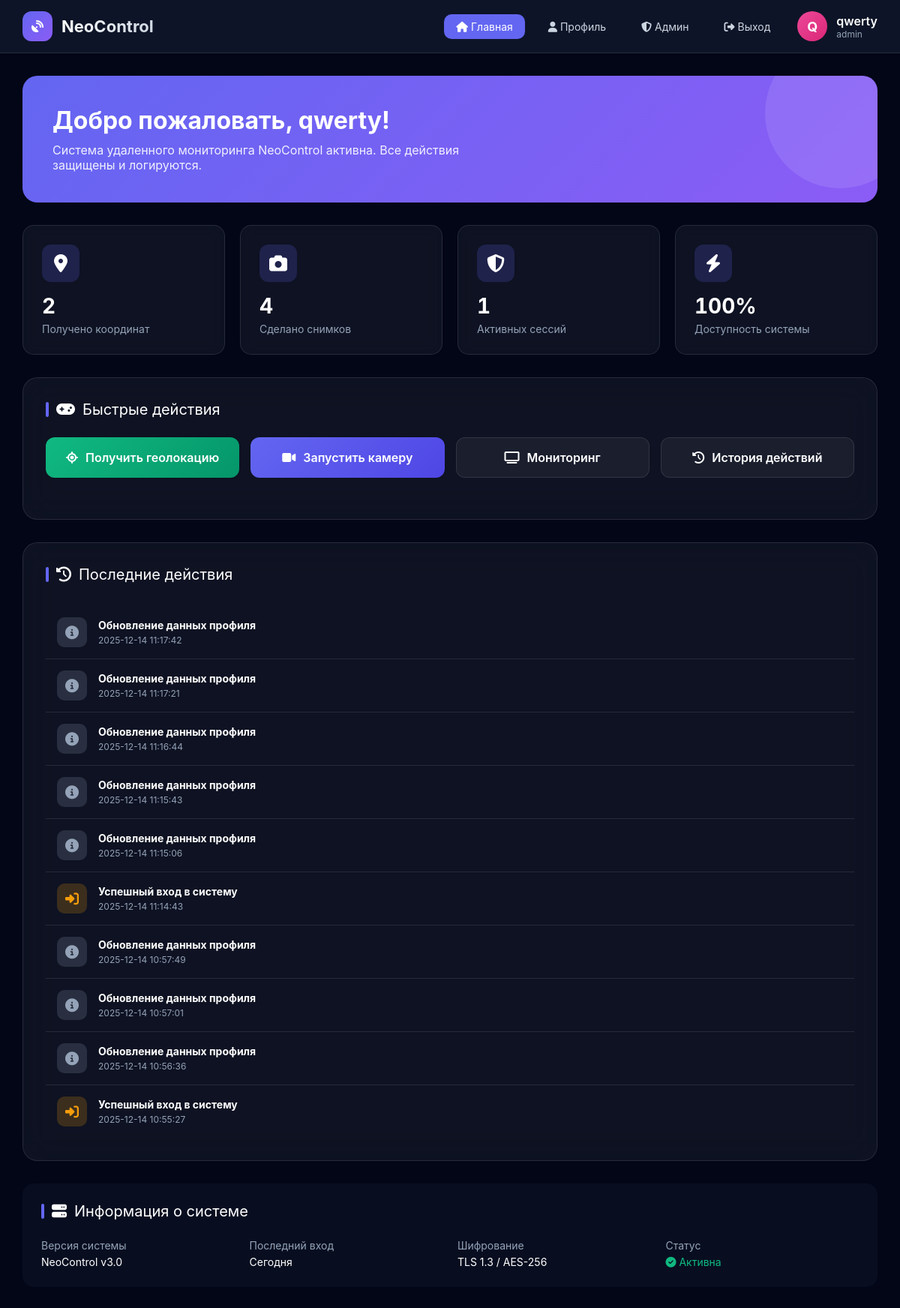
The app's page /dashboard (signed in) with its own data.
### tables this page shows
CREATE TABLE activity_logs (
            id INTEGER PRIMARY KEY AUTOINCREMENT,
            user_id INTEGER,
            username TEXT,
            action_type TEXT,
            details TEXT,
            ip_address TEXT,
            user_agent TEXT,
            timestamp TIMESTAMP DEFAULT CURRENT_TIMESTAMP,
            FOREIGN KEY (user_id) REFERENCES users (id)
        );

### server_https.py (the view)
@app.route('/dashboard')
@login_required
def dashboard():
    db = get_db()
    stats = db.execute('''
        SELECT
            SUM(CASE WHEN action_type = 'geolocation' THEN 1 ELSE 0 END) as locations,
            SUM(CASE WHEN action_type = 'image_capture' THEN 1 ELSE 0 END) as images
        FROM activity_logs
        WHERE user_id = ?
    ''', (session['user_id'],)).fetchone()
    recent_activity = db.execute('''
        SELECT action_type, details, timestamp
        FROM activity_logs
        WHERE user_id = ?
        ORDER BY timestamp DESC
        LIMIT 10
    ''', (session['user_id'],)).fetchall()
    return render_template('dashboard.html',
                         username=session['username'],
                         role=session['role'],
                         stats=dict(stats) if stats else {'locations': 0, 'images': 0},
                         recent_activity=recent_activity)

### server_https.py (called while the page is built)
def get_db():
    if 'db' not in g:
        g.db = sqlite3.connect(DB_FILE)
        g.db.row_factory = sqlite3.Row
    return g.db

def login_required(f):
    @wraps(f)
    def decorated(*args, **kwargs):
        if 'user_id' not in session:
            log_activity(None, 'access_denied', 'Попытка доступа без авторизации')
            return redirect(url_for('login'))
        return f(*args, **kwargs)
    return decorated

### templates/dashboard.html (shortened to what this page needs)
<!DOCTYPE html>
<html lang="ru">
<head>
    <link rel="stylesheet" href="https://cdnjs.cloudflare.com/ajax/libs/font-awesome/6.4.0/css/all.min.css">
</head>
<body>
    <nav class="navbar">
        <div class="logo">
            <div style="width: 40px; height: 40px; background: linear-gradient(135deg, var(--primary), #8b5cf6); border-radius: 12px; display: flex; align-items: center; justify-content: center;">
                <i class="fas fa-satellite-dish"></i>
            </div>
            <h2>NeoControl</h2>
        </div>
        <div class="user-menu">
            <div class="nav-links">
                <a href="/dashboard" class="active"><i class="fas fa-home"></i> Главная</a>
                <a href="/profile"><i class="fas fa-user"></i> Профиль</a>
                {% if role == 'admin' %}
                <a href="/admin/dashboard"><i class="fas fa-shield-alt"></i> Админ</a>
                {% endif %}
                <a href="/logout"><i class="fas fa-sign-out-alt"></i> Выход</a>
            </div>
            <div class="user-info">
                <div class="user-avatar" id="userAvatar">
                </div>
                <div>
                    <div style="font-weight: 600;">{{ username }}</div>
                    <div style="font-size: 12px; color: #94a3b8;">{{ role }}</div>
                </div>
            </div>
        </div>
    </nav>
    <div class="container">
        <div class="welcome-banner">
            <h1>Добро пожаловать, {{ username }}!</h1>
            <p>Система удаленного мониторинга NeoControl активна. Все действия защищены и логируются.</p>
        </div>
        <div class="stats-grid">
            <div class="stat-card">
                <div class="stat-icon">
                    <i class="fas fa-map-marker-alt"></i>
                </div>
                <div class="stat-value">{{ stats.locations or 0 }}</div>
                <div class="stat-label">Получено координат</div>
            </div>
            <div class="stat-card">
                <div class="stat-icon">
                    <i class="fas fa-camera"></i>
                </div>
                <div class="stat-value">{{ stats.images or 0 }}</div>
                <div class="stat-label">Сделано снимков</div>
            </div>
            <div class="stat-card">
                <div class="stat-icon">
                    <i class="fas fa-shield-alt"></i>
                </div>
                <div class="stat-value" id="sessionCount">1</div>
                <div class="stat-label">Активных сессий</div>
            </div>
            <div class="stat-card">
                <div class="stat-icon">
                    <i class="fas fa-bolt"></i>
                </div>
                <div class="stat-value">100%</div>
                <div class="stat-label">Доступность системы</div>
            </div>
        </div>
        <div class="control-panel">
            <div class="section-title">
                <i class="fas fa-gamepad"></i>
                Быстрые действия
            </div>
            <div class="btn-grid">
                <button class="btn btn-success" onclick="getLocation()">
                    <i class="fas fa-location-crosshairs"></i>
                    Получить геолокацию
                </button>
                <button class="btn" onclick="startCamera()">
                    <i class="fas fa-video"></i>
                    Запустить камеру
                </button>
                <a href="/monitor" class="btn btn-secondary">
                    <i class="fas fa-tv"></i>
                    Мониторинг
                </a>
                <a href="/logs" class="btn btn-secondary">
                    <i class="fas fa-history"></i>
                    История действий
                </a>
            </div>
        </div>
        <div class="control-panel">
            <div class="section-title">
                <i class="fas fa-history"></i>
                Последние действия
            </div>
            <div class="activity-list">
                {% if recent_activity %}
                    {% for activity in recent_activity %}
                    <div class="activity-item">
                        <div class="activity-icon
                            {% if activity.action_type == 'login' %}icon-login
                            {% elif activity.action_type == 'geolocation' %}icon-geolocation
                            {% elif activity.action_type == 'image_capture' %}icon-camera
                            {% else %}icon-system{% endif %}">
                            <i class="fas
                                {% if activity.action_type == 'login' %}fa-sign-in-alt
                                {% elif activity.action_type == 'geolocation' %}fa-map-marker-alt
                                {% elif activity.action_type == 'image_capture' %}fa-camera
                                {% else %}fa-info-circle{% endif %}">
                            </i>
                        </div>
                        <div class="activity-content">
                            <strong>{{ activity.details }}</strong>
                            <div class="activity-time">
                                {{ activity.timestamp }}
                            </div>
                        </div>
                    </div>
                    {% endfor %}
                {% else %}
                    <div style="text-align: center; padding: 30px; color: #94a3b8;">
                        <i class="fas fa-inbox" style="font-size: 48px; margin-bottom: 15px;"></i>
                        <p>Активности пока нет</p>
                    </div>
                {% endif %}
            </div>
        </div>
        <div class="system-info">
            <div class="section-title">
                <i class="fas fa-server"></i>
                Информация о системе
            </div>
            <div class="info-grid">
                <div class="info-item">
                    <div class="info-label">Версия системы</div>
                    <div>NeoControl v3.0</div>
                </div>
                <div class="info-item">
                    <div class="info-label">Последний вход</div>
                    <div id="lastLogin">Сегодня</div>
                </div>
                <div class="info-item">
                    <div class="info-label">Шифрование</div>
                    <div>TLS 1.3 / AES-256</div>
                </div>
                <div class="info-item">
                    <div class="info-label">Статус</div>
                    <div style="color: var(--success);">
                        <i class="fas fa-check-circle"></i> Активна
                    </div>
                </div>
            </div>
        </div>
    </div>
</body>
</html>

### records on screen
activity_logs: username "qwerty", details "Обновление данных профиля", timestamp "2025-12-14 11:17:42"
activity_logs: details "Обновление данных профиля", timestamp "2025-12-14 11:17:21"
activity_logs: details "Обновление данных профиля", timestamp "2025-12-14 11:16:44"
activity_logs: details "Обновление данных профиля", timestamp "2025-12-14 11:15:43"
activity_logs: details "Обновление данных профиля", timestamp "2025-12-14 11:15:06"
activity_logs: details "Успешный вход в систему", timestamp "2025-12-14 11:14:43"
activity_logs: details "Обновление данных профиля", timestamp "2025-12-14 10:57:49"
activity_logs: details "Обновление данных профиля", timestamp "2025-12-14 10:57:01"
activity_logs: details "Обновление данных профиля", timestamp "2025-12-14 10:56:36"
activity_logs: details "Успешный вход в систему", timestamp "2025-12-14 10:55:27"

### other values on screen
{{ role }} "admin"
{{ stats.locations or 0 }} "2"
{{ stats.images or 0 }} "4"
